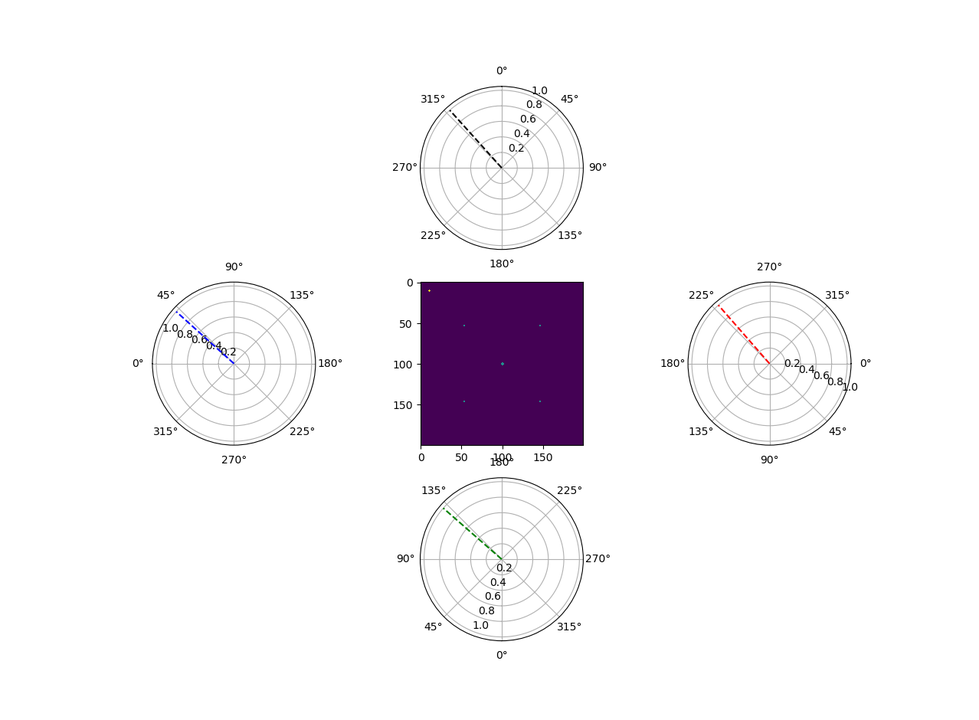
#> input picture simulationFrames/frame1.png, 979 x 720 px, shrunk from 1278 x 940 before the run, found by its file name; the run also reads 3 pictures not shown here
$ python gifWriter.py
#> lines starting #> are read from the running program, lines starting #| are printed output that depends on the picture
# -*- coding: utf-8 -*-
"""
Created on Wed Sep 25 11:51:11 2019

@author: byron
"""

import cv2

fps = 10
frames = []

im1 = cv2.imread("frame1.png")
#> im1 is the input picture: shape (720, 979, 3); mean B, G, R 245.8, 242.8, 245.3
frames.append(im1)

im2 = cv2.imread("frame2.png")
frames.append(im2)

im3 = cv2.imread("frame3.png")
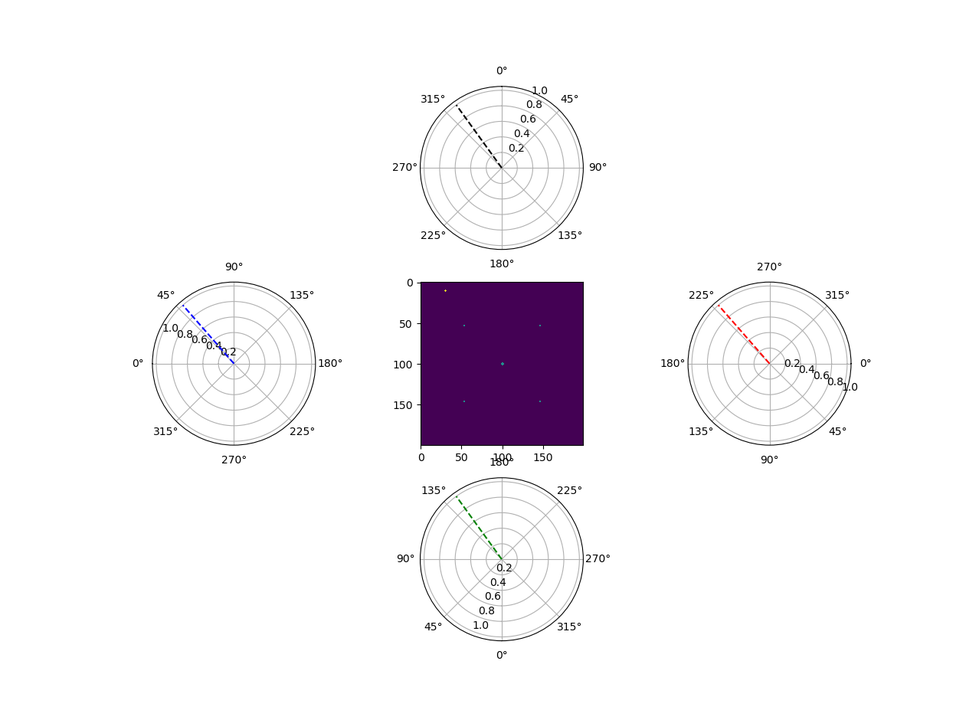
#> input picture simulationFrames/frame3.png, 979 x 720 px, shrunk from 1278 x 940 before the run, found by its file name
#> im3 is the input picture: shape (720, 979, 3); mean B, G, R 245.8, 242.8, 245.3
frames.append(im3)

im4 = cv2.imread("frame4.png")
frames.append(im4)

im5 = cv2.imread("frame5.png")
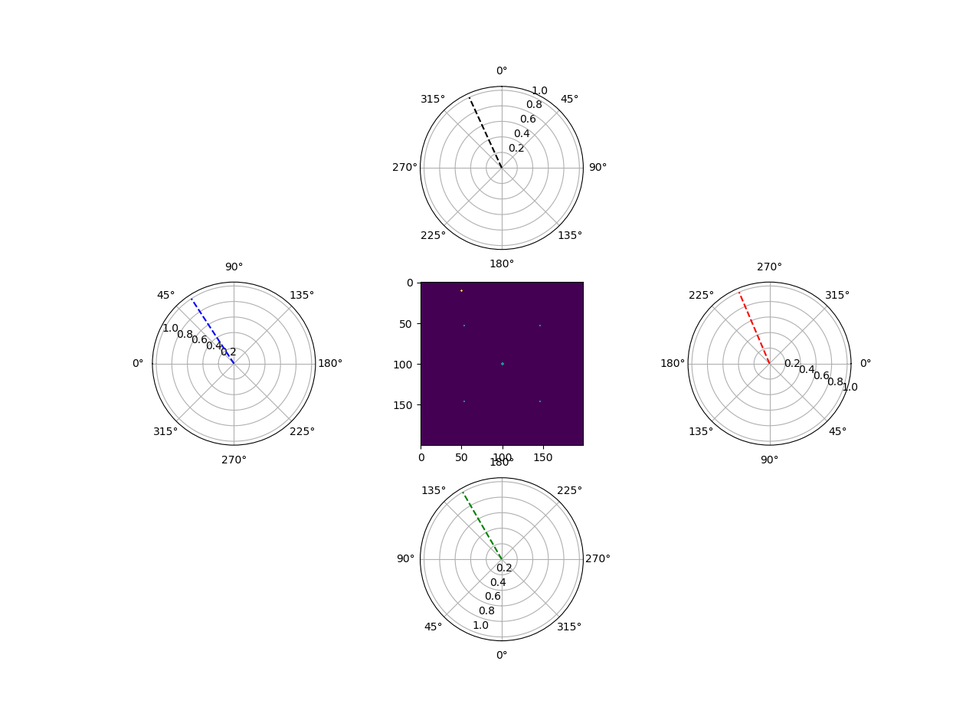
#> input picture simulationFrames/frame5.png, 979 x 720 px, shrunk from 1278 x 940 before the run, found by its file name
#> im5 is the input picture: shape (720, 979, 3); mean B, G, R 245.8, 242.8, 245.3
frames.append(im5)

im6 = cv2.imread("frame6.png")
frames.append(im6)

im7 = cv2.imread("frame7.png")
frames.append(im7)

im8 = cv2.imread("frame8.png")
frames.append(im8)

im9 = cv2.imread("frame9.png")
frames.append(im9)

im10 = cv2.imread("frame10.png")
frames.append(im10)

im11 = cv2.imread("frame11.png")
frames.append(im11)

im12 = cv2.imread("frame12.png")
frames.append(im12)

im13 = cv2.imread("frame13.png")
frames.append(im13)

im14 = cv2.imread("frame14.png")
frames.append(im14)

im15 = cv2.imread("frame15.png")
frames.append(im15)

im16 = cv2.imread("frame16.png")
frames.append(im16)

im17 = cv2.imread("frame17.png")
frames.append(im17)

im18 = cv2.imread("frame18.png")
frames.append(im18)

im19 = cv2.imread("frame19.png")
frames.append(im19)

im20 = cv2.imread("frame20.png")
frames.append(im20)

im21 = cv2.imread("frame21.png")
frames.append(im21)

im22 = cv2.imread("frame22.png")
frames.append(im22)

im23 = cv2.imread("frame23.png")
frames.append(im23)

im24 = cv2.imread("frame24.png")
frames.append(im24)

im25 = cv2.imread("frame25.png")
frames.append(im25)

im26 = cv2.imread("frame26.png")
frames.append(im26)

im27 = cv2.imread("frame27.png")
frames.append(im27)

im28 = cv2.imread("frame28.png")
frames.append(im28)

im29 = cv2.imread("frame29.png")
frames.append(im29)

im30 = cv2.imread("frame30.png")
frames.append(im30)

im31 = cv2.imread("frame31.png")
frames.append(im31)

im32 = cv2.imread("frame32.png")
frames.append(im32)

im33 = cv2.imread("frame33.png")
frames.append(im33)

im34 = cv2.imread("frame34.png")
frames.append(im34)

im35 = cv2.imread("frame35.png")
frames.append(im35)

im36 = cv2.imread("frame36.png")
frames.append(im36)

im37 = cv2.imread("frame37.png")
frames.append(im37)

im38 = cv2.imread("frame38.png")
frames.append(im38)

im39 = cv2.imread("frame39.png")
frames.append(im39)

im40 = cv2.imread("frame40.png")
frames.append(im40)

im41 = cv2.imread("frame41.png")
frames.append(im41)

im42 = cv2.imread("frame42.png")
frames.append(im42)

im43 = cv2.imread("frame43.png")
frames.append(im43)

im44 = cv2.imread("frame44.png")
frames.append(im44)

im45 = cv2.imread("frame45.png")
frames.append(im45)

im46 = cv2.imread("frame46.png")
frames.append(im46)

im47 = cv2.imread("frame47.png")
frames.append(im47)

im48 = cv2.imread("frame48.png")
frames.append(im48)

im49 = cv2.imread("frame49.png")
frames.append(im49)

im50 = cv2.imread("frame50.png")
frames.append(im50)

im51 = cv2.imread("frame51.png")
frames.append(im51)

im52 = cv2.imread("frame52.png")
frames.append(im52)

im53 = cv2.imread("frame53.png")
frames.append(im53)

im54 = cv2.imread("frame54.png")
frames.append(im54)

im55 = cv2.imread("frame55.png")
frames.append(im55)

im56 = cv2.imread("frame56.png")
frames.append(im56)

im57 = cv2.imread("frame57.png")
frames.append(im57)

im58 = cv2.imread("frame58.png")
frames.append(im58)

im59 = cv2.imread("frame59.png")
frames.append(im59)

im60 = cv2.imread("frame60.png")
frames.append(im60)

im61 = cv2.imread("frame61.png")
frames.append(im61)

im62 = cv2.imread("frame62.png")
frames.append(im62)

im63 = cv2.imread("frame63.png")
frames.append(im63)

im64 = cv2.imread("frame64.png")
frames.append(im64)

im65 = cv2.imread("frame65.png")
frames.append(im65)

im66 = cv2.imread("frame66.png")
frames.append(im66)

im67 = cv2.imread("frame67.png")
frames.append(im67)

im68 = cv2.imread("frame68.png")
frames.append(im68)

im69 = cv2.imread("frame69.png")
frames.append(im69)

im70 = cv2.imread("frame70.png")
frames.append(im70)

im71 = cv2.imread("frame71.png")
frames.append(im71)

im72 = cv2.imread("frame72.png")
frames.append(im72)

im73 = cv2.imread("frame73.png")
frames.append(im73)
vidOut = cv2.VideoWriter('4MIC_DOA_SIM.avi',cv2.VideoWriter_fourcc('M','J','P','G',),fps,(im1.shape[1],im1.shape[0]))

for i in frames:
    vidOut.write(i)
#> this loop made 73 passes
vidOut.release()
